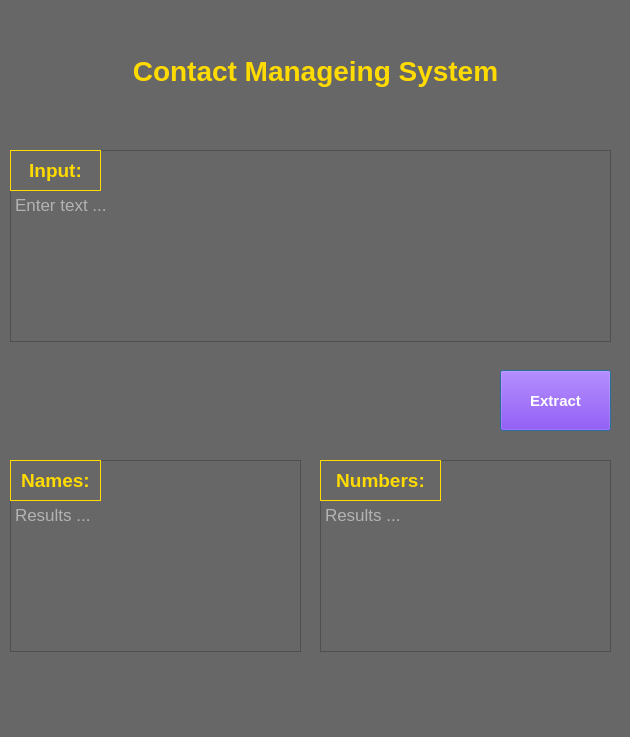
<?xml version="1.0" encoding="UTF-8"?>
<ui version="4.0">
 <class>DialogEx</class>
 <widget class="QDialog" name="DialogEx">
  <property name="geometry">
   <rect>
    <x>0</x>
    <y>0</y>
    <width>630</width>
    <height>737</height>
   </rect>
  </property>
  <property name="windowTitle">
   <string>Dialog</string>
  </property>
  <property name="styleSheet">
   <string notr="true">background-color:#676767</string>
  </property>
  <widget class="QLabel" name="label_3">
   <property name="geometry">
    <rect>
     <x>10</x>
     <y>150</y>
     <width>91</width>
     <height>41</height>
    </rect>
   </property>
   <property name="font">
    <font>
     <pointsize>14</pointsize>
     <weight>75</weight>
     <bold>true</bold>
    </font>
   </property>
   <property name="styleSheet">
    <string notr="true">color:#FFDB00</string>
   </property>
   <property name="frameShape">
    <enum>QFrame::Box</enum>
   </property>
   <property name="text">
    <string>Input:</string>
   </property>
   <property name="alignment">
    <set>Qt::AlignCenter</set>
   </property>
  </widget>
  <widget class="QTextBrowser" name="textBrowser">
   <property name="geometry">
    <rect>
     <x>11</x>
     <y>191</y>
     <width>599</width>
     <height>150</height>
    </rect>
   </property>
   <property name="font">
    <font>
     <pointsize>13</pointsize>
    </font>
   </property>
   <property name="cursor" stdset="0">
    <cursorShape>IBeamCursor</cursorShape>
   </property>
   <property name="styleSheet">
    <string notr="true">color:white</string>
   </property>
   <property name="frameShape">
    <enum>QFrame::NoFrame</enum>
   </property>
   <property name="readOnly">
    <bool>false</bool>
   </property>
   <property name="placeholderText">
    <string>Enter text ...</string>
   </property>
  </widget>
  <widget class="QLabel" name="label_4">
   <property name="geometry">
    <rect>
     <x>10</x>
     <y>460</y>
     <width>91</width>
     <height>41</height>
    </rect>
   </property>
   <property name="font">
    <font>
     <pointsize>14</pointsize>
     <weight>75</weight>
     <bold>true</bold>
    </font>
   </property>
   <property name="styleSheet">
    <string notr="true">color:#FFDB00</string>
   </property>
   <property name="frameShape">
    <enum>QFrame::Box</enum>
   </property>
   <property name="text">
    <string>Names:</string>
   </property>
   <property name="alignment">
    <set>Qt::AlignCenter</set>
   </property>
  </widget>
  <widget class="QTextBrowser" name="text_2">
   <property name="geometry">
    <rect>
     <x>10</x>
     <y>460</y>
     <width>291</width>
     <height>192</height>
    </rect>
   </property>
   <property name="font">
    <font>
     <pointsize>13</pointsize>
    </font>
   </property>
   <property name="cursor" stdset="0">
    <cursorShape>ArrowCursor</cursorShape>
   </property>
   <property name="readOnly">
    <bool>true</bool>
   </property>
  </widget>
  <widget class="QLabel" name="label_2">
   <property name="geometry">
    <rect>
     <x>10</x>
     <y>40</y>
     <width>611</width>
     <height>61</height>
    </rect>
   </property>
   <property name="font">
    <font>
     <pointsize>21</pointsize>
     <weight>75</weight>
     <bold>true</bold>
    </font>
   </property>
   <property name="styleSheet">
    <string notr="true">color:#FFDB00</string>
   </property>
   <property name="text">
    <string>Contact Manageing System</string>
   </property>
   <property name="alignment">
    <set>Qt::AlignCenter</set>
   </property>
  </widget>
  <widget class="QTextBrowser" name="text_3">
   <property name="geometry">
    <rect>
     <x>320</x>
     <y>460</y>
     <width>291</width>
     <height>192</height>
    </rect>
   </property>
   <property name="font">
    <font>
     <pointsize>13</pointsize>
    </font>
   </property>
   <property name="cursor" stdset="0">
    <cursorShape>ArrowCursor</cursorShape>
   </property>
   <property name="readOnly">
    <bool>true</bool>
   </property>
  </widget>
  <widget class="QLabel" name="label_5">
   <property name="geometry">
    <rect>
     <x>320</x>
     <y>460</y>
     <width>121</width>
     <height>41</height>
    </rect>
   </property>
   <property name="font">
    <font>
     <pointsize>14</pointsize>
     <weight>75</weight>
     <bold>true</bold>
    </font>
   </property>
   <property name="styleSheet">
    <string notr="true">color:#FFDB00</string>
   </property>
   <property name="frameShape">
    <enum>QFrame::Box</enum>
   </property>
   <property name="text">
    <string>Numbers:</string>
   </property>
   <property name="alignment">
    <set>Qt::AlignCenter</set>
   </property>
  </widget>
  <widget class="QPushButton" name="pushButton">
   <property name="geometry">
    <rect>
     <x>500</x>
     <y>370</y>
     <width>111</width>
     <height>61</height>
    </rect>
   </property>
   <property name="font">
    <font>
     <pointsize>11</pointsize>
     <weight>75</weight>
     <bold>true</bold>
    </font>
   </property>
   <property name="styleSheet">
    <string notr="true">background-color:#7018EB;color:white</string>
   </property>
   <property name="text">
    <string>Extract</string>
   </property>
  </widget>
  <widget class="QTextBrowser" name="text">
   <property name="geometry">
    <rect>
     <x>10</x>
     <y>150</y>
     <width>601</width>
     <height>192</height>
    </rect>
   </property>
   <property name="cursor" stdset="0">
    <cursorShape>ArrowCursor</cursorShape>
   </property>
   <property name="readOnly">
    <bool>true</bool>
   </property>
  </widget>
  <widget class="QTextBrowser" name="textBrowser_2">
   <property name="geometry">
    <rect>
     <x>11</x>
     <y>501</y>
     <width>289</width>
     <height>150</height>
    </rect>
   </property>
   <property name="font">
    <font>
     <pointsize>13</pointsize>
    </font>
   </property>
   <property name="cursor" stdset="0">
    <cursorShape>IBeamCursor</cursorShape>
   </property>
   <property name="styleSheet">
    <string notr="true">color:white</string>
   </property>
   <property name="frameShape">
    <enum>QFrame::NoFrame</enum>
   </property>
   <property name="readOnly">
    <bool>true</bool>
   </property>
   <property name="placeholderText">
    <string>Results ...</string>
   </property>
  </widget>
  <widget class="QTextBrowser" name="textBrowser_3">
   <property name="geometry">
    <rect>
     <x>321</x>
     <y>501</y>
     <width>289</width>
     <height>150</height>
    </rect>
   </property>
   <property name="font">
    <font>
     <pointsize>13</pointsize>
    </font>
   </property>
   <property name="cursor" stdset="0">
    <cursorShape>IBeamCursor</cursorShape>
   </property>
   <property name="styleSheet">
    <string notr="true">color:white</string>
   </property>
   <property name="frameShape">
    <enum>QFrame::NoFrame</enum>
   </property>
   <property name="readOnly">
    <bool>true</bool>
   </property>
   <property name="placeholderText">
    <string>Results ...</string>
   </property>
  </widget>
  <zorder>text</zorder>
  <zorder>textBrowser</zorder>
  <zorder>text_2</zorder>
  <zorder>label_3</zorder>
  <zorder>label_2</zorder>
  <zorder>label_4</zorder>
  <zorder>text_3</zorder>
  <zorder>label_5</zorder>
  <zorder>pushButton</zorder>
  <zorder>textBrowser_2</zorder>
  <zorder>textBrowser_3</zorder>
 </widget>
 <resources/>
 <connections/>
</ui>
